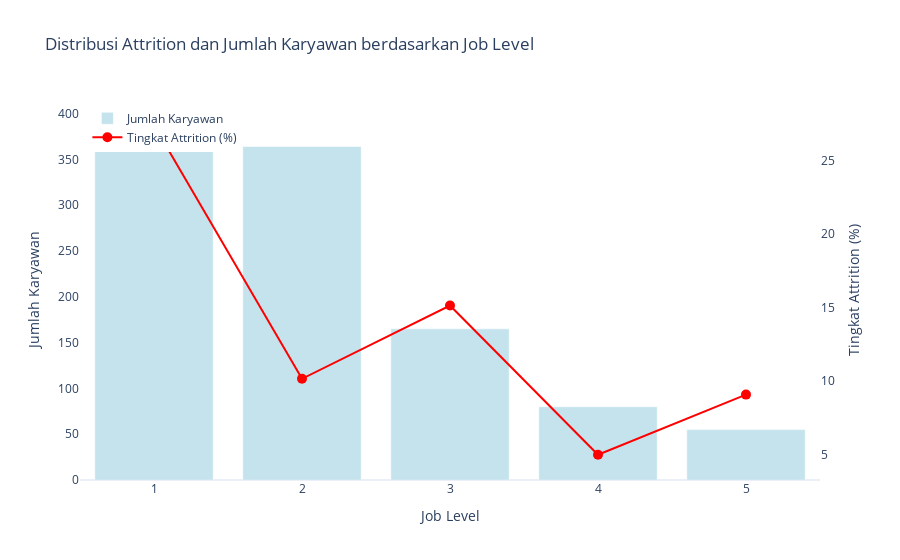

Notebook code cell kept with this figure:
### Markdown cell above
### Attrition by JobLevel

### Code cell
joblevel_attrition = df.groupby('JobLevel')['Attrition'].mean().sort_values(ascending=False) * 100
joblevel_counts = df.groupby('JobLevel').size()

joblevel_df = pd.DataFrame({
    'Tingkat Attrition (%)': joblevel_attrition,
    'Jumlah Karyawan': joblevel_counts
})

display(joblevel_df)

fig = go.Figure()

fig.add_trace(go.Bar(
    x=joblevel_df.index,
    y=joblevel_df['Jumlah Karyawan'],
    name='Jumlah Karyawan',
    marker_color='lightblue',
    opacity=0.7,
    yaxis='y'
))

fig.add_trace(go.Scatter(
    x=joblevel_df.index,
    y=joblevel_df['Tingkat Attrition (%)'],
    name='Tingkat Attrition (%)',
    marker_color='red',
    mode='lines+markers',
    marker=dict(size=10),
    yaxis='y2'
))

fig.update_layout(
    title='Distribusi Attrition dan Jumlah Karyawan berdasarkan Job Level',
    xaxis=dict(title='Job Level'),
    yaxis=dict(title='Jumlah Karyawan', side='left', showgrid=False),
    yaxis2=dict(title='Tingkat Attrition (%)', side='right', overlaying='y', showgrid=False),
    legend=dict(x=0.01, y=0.99),
    template='plotly_white'
)

fig.show()

fig.write_image("./visualisasi/attrition_job_level.jpg", scale=2)

### Figure 1 — Plotly figure (JSON) as saved in the notebook; plotly's stock layout.template omitted (floating-point values rounded to 4 significant figures)
{"data": [{"marker": {"color": "lightblue"}, "name": "Jumlah Karyawan", "opacity": 0.7, "type": "bar", "x": [1, 2, 3, 4, 5], "y": [394, 364, 165, 80, 55], "yaxis": "y"}, {"marker": {"color": "red", "size": 10}, "mode": "lines+markers", "name": "Tingkat Attrition (%)", "type": "scatter", "x": [1, 2, 3, 4, 5], "y": [27.41, 10.16, 15.15, 5.0, 9.091], "yaxis": "y2"}], "layout": {"legend": {"x": 0.01, "y": 0.99}, "title": {"text": "Distribusi Attrition dan Jumlah Karyawan berdasarkan Job Level"}, "xaxis": {"title": {"text": "Job Level"}}, "yaxis": {"showgrid": false, "side": "left", "title": {"text": "Jumlah Karyawan"}}, "yaxis2": {"overlaying": "y", "showgrid": false, "side": "right", "title": {"text": "Tingkat Attrition (%)"}}}}
